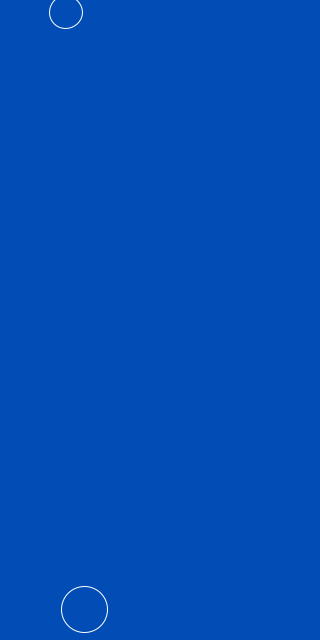
Frame 1 (no input)
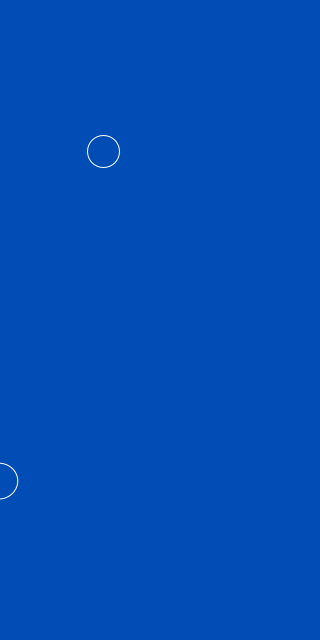
Frame 60 (the mouse pressed at the canvas centre just before this capture)
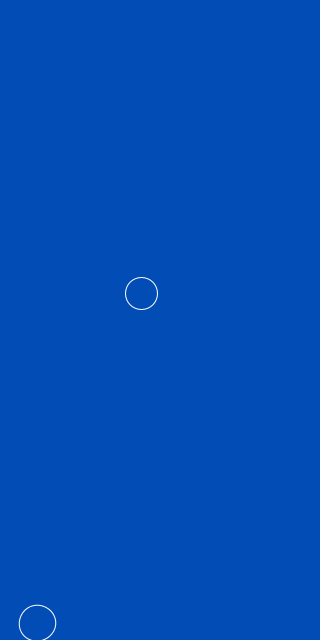
Frame 120 (the mouse held since frame 60 and released just before this capture)

The Processing sketch that drew these frames (run headless with seeded random() and noise(); from frame 60 on, the mouse is pressed at the canvas centre):

// Processing sketch: processing
// ── processing.pde
float[] width=new float[6];
float[] left=new float[6];
float[] top=new float[6];
int offsetWidth;
int offsetHeight;
void setup() {
  size(320, 640);
   
  for(int i=0;i<6;i++){
    width[i]=random(30,55);
    left[i]=random(320);
    top[i]=random(640);
    
  } 
}
void draw() {
  smooth();
  background(#014db5);
  noFill();
  stroke(#ffffff);
  offsetWidth++;
  offsetHeight++;
  for(int i=0;i<6;i++){
    rotate(PI/3*i);
    translate(offsetWidth, offsetHeight);
    
    ellipse(left[i], top[i], width[i], width[i]);
  }
  if(offsetWidth==320){
    offsetWidth=0;
  }
  if(offsetHeight==640){
    offsetHeight=0;
  }
}
